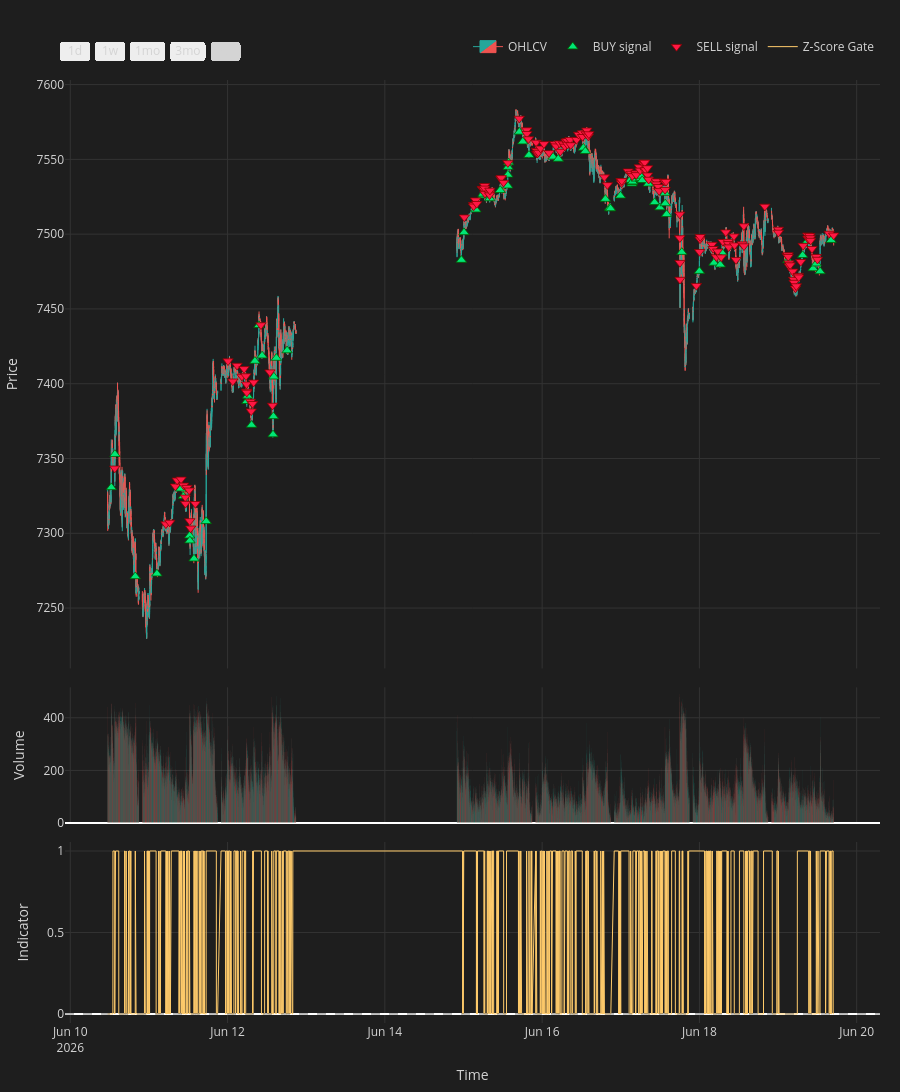

Notebook code for this chart:
### Code cell
from talib import EMA as talib_EMA
from Learn.labels import super_smoother
from plotly.subplots import make_subplots
import plotly.graph_objects as go

# ── Build chart dataframe ─────────────────────────────────────────────────────
df_chart = df[['Time', 'Open', 'High', 'Low', 'Close', 'Volume']].copy().tail(10_000).reset_index(drop=True)
sig_cols = ['Time', 'signal', 'pred_long', 'pred_short', 'pred_signed']
df_chart = df_chart.merge(df_gated[sig_cols], on='Time', how='left')
df_chart['signal'] = df_chart['signal'].fillna(0).astype(int)
# df_chart['regime'] = df_chart['regime'].fillna(0)

df_chart['z_score'] = (df_chart['Close'] - df_chart['Close'].rolling(100).mean()) / df_chart['Close'].rolling(100).std()
df_chart['z_score_binary'] = (df_chart['z_score'] > 0).astype(int)

# ── Compute regime EMA and slope (same as causal_market_regime internals) ──────
ma_period        = regime_params.get('ma_period', 21) if regime_params else 21
slope_smoothness = regime_params.get('slope_smoothness', 1) if regime_params else 1

ma_arr = talib_EMA(df_chart['Close'].values.astype(float), timeperiod=ma_period)
ma_s   = pd.Series(ma_arr, index=df_chart.index)
slope  = ma_s.diff() / ma_s
df_chart['regime_ma'] = ma_s
df_chart['slope_sm']  = super_smoother(slope, period=max(slope_smoothness, 2))

buy_bars  = df_chart[df_chart['signal'] ==  1]
sell_bars = df_chart[df_chart['signal'] == -1]

atr_series = df_chart['High'].rolling(14).mean() - df_chart['Low'].rolling(14).mean()
offset     = float(atr_series.mean()) * 0.5

vol_colors = np.where(df_chart['Close'] >= df_chart['Open'], '#26a69a', '#ef5350')

fig = make_subplots(rows=3, cols=1, shared_xaxes=True,
                    row_heights=[0.65, 0.15, 0.20], vertical_spacing=0.02)

# ── Row 1: Candlesticks ───────────────────────────────────────────────────────
fig.add_trace(go.Candlestick(
    x=df_chart['Time'], open=df_chart['Open'], high=df_chart['High'],
    low=df_chart['Low'], close=df_chart['Close'], name='OHLCV',
    increasing_line_color='#26a69a', decreasing_line_color='#ef5350',
    increasing_fillcolor='#26a69a', decreasing_fillcolor='#ef5350',
    line=dict(width=1), hoverinfo='skip'), row=1, col=1)

# ── Row 1: BUY / SELL signal markers ─────────────────────────────────────────
fig.add_trace(go.Scatter(
    x=buy_bars['Time'], y=buy_bars['Low'] - offset, mode='markers',
    marker=dict(symbol='triangle-up', size=9, color='#00e676',
                line=dict(color='darkgreen', width=0.8)),
    name='BUY signal', hoverinfo='skip'), row=1, col=1)

fig.add_trace(go.Scatter(
    x=sell_bars['Time'], y=sell_bars['High'] + offset, mode='markers',
    marker=dict(symbol='triangle-down', size=9, color='#ff1744',
                line=dict(color='darkred', width=0.8)),
    name='SELL signal', hoverinfo='skip'), row=1, col=1)

# ── Row 2: Volume ─────────────────────────────────────────────────────────────
fig.add_trace(go.Bar(x=df_chart['Time'], y=df_chart['Volume'],
    marker_color=vol_colors, marker_line_width=0,
    name='Volume', hoverinfo='skip', showlegend=False), row=2, col=1)

# ── Row 3: Z-Score ───────────────────────────────────────────────────────────
fig.add_trace(go.Scatter(
    x=df_chart['Time'], y=df_chart['z_score_binary'],
    mode='lines', line=dict(width=1, color='#ffcb6b'),
    name='Z-Score Gate', hoverinfo='skip',
), row=3, col=1)

fig.add_hline(y=0, line=dict(color='#555555', width=0.8, dash='dash'), row=3, col=1)

fig.update_layout(
    xaxis=dict(rangeslider=dict(visible=False),
               rangeselector=dict(buttons=[
                   dict(count=1, label='1d', step='day', stepmode='backward'),
                   dict(count=7, label='1w', step='day', stepmode='backward'),
                   dict(count=1, label='1mo', step='month', stepmode='backward'),
                   dict(count=3, label='3mo', step='month', stepmode='backward'),
                   dict(step='all', label='All'),
               ]), type='date'),
    xaxis3=dict(title='Time'),
    yaxis=dict(title='Price', fixedrange=False),
    yaxis2=dict(title='Volume', fixedrange=True),
    yaxis3=dict(title='Indicator', fixedrange=True),
    legend=dict(orientation='h', yanchor='bottom', y=1.02, xanchor='right', x=1),
    height=1300, margin=dict(l=60, r=20, t=80, b=60), hovermode=False,
    paper_bgcolor='#1e1e1e', plot_bgcolor='#1e1e1e', font=dict(color='#d4d4d4'),
    xaxis_gridcolor='#333', yaxis_gridcolor='#333',
    xaxis2_gridcolor='#333', yaxis2_gridcolor='#333',
    xaxis3_gridcolor='#333', yaxis3_gridcolor='#333',
)
fig.show()

### Figure 1 — Plotly figure (JSON) as saved in the notebook; plotly's stock layout.template omitted (floating-point values rounded to 4 significant figures; data arrays with more than 128 entries replaced by an {"elided": "..."} marker saying what was removed)
{"data": [{"close": {"elided": "9986 float values"}, "decreasing": {"fillcolor": "#ef5350", "line": {"color": "#ef5350"}}, "high": {"elided": "9986 float values"}, "hoverinfo": "skip", "increasing": {"fillcolor": "#26a69a", "line": {"color": "#26a69a"}}, "line": {"width": 1}, "low": {"elided": "9986 float values"}, "name": "OHLCV", "open": {"elided": "9986 float values"}, "type": "candlestick", "x": {"elided": "9986 str values"}, "xaxis": "x", "yaxis": "y"}, {"hoverinfo": "skip", "marker": {"color": "#00e676", "line": {"color": "darkgreen", "width": 0.8}, "size": 9, "symbol": "triangle-up"}, "mode": "markers", "name": "BUY signal", "type": "scatter", "x": ["2026-06-10T12:32:00.000000", "2026-06-10T13:37:00.000000", "2026-06-10T19:50:00.000000", "2026-06-11T02:26:00.000000", "2026-06-11T09:42:00.000000", "2026-06-11T10:30:00.000000", "2026-06-11T12:26:00.000000", "2026-06-11T12:30:00.000000", "2026-06-11T13:45:00.000000", "2026-06-11T17:29:00.000000", "2026-06-12T05:53:00.000000", "2026-06-12T06:08:00.000000", "2026-06-12T07:19:00.000000", "2026-06-12T08:21:00.000000", "2026-06-12T09:34:00.000000", "2026-06-12T10:32:00.000000", "2026-06-12T13:52:00.000000", "2026-06-12T14:00:00.000000", "2026-06-12T14:07:00.000000", "2026-06-12T14:54:00.000000", "2026-06-12T18:10:00.000000", "2026-06-14T23:22:00.000000", "2026-06-15T00:10:00.000000", "2026-06-15T03:47:00.000000", "2026-06-15T05:56:00.000000", "2026-06-15T05:57:00.000000", "2026-06-15T08:02:00.000000", "2026-06-15T11:12:00.000000", "2026-06-15T13:30:00.000000", "2026-06-15T13:32:00.000000", "2026-06-15T13:36:00.000000", "2026-06-15T13:48:00.000000", "2026-06-15T17:03:00.000000", "2026-06-15T18:05:00.000000", "2026-06-15T19:59:00.000000", "2026-06-16T03:19:00.000000", "2026-06-16T04:56:00.000000", "2026-06-16T12:34:00.000000", "2026-06-16T13:11:00.000000", "2026-06-16T19:19:00.000000", "2026-06-16T20:39:00.000000", "2026-06-16T20:40:00.000000", "2026-06-16T20:52:00.000000", "2026-06-16T23:54:00.000000", "2026-06-17T02:49:00.000000", "2026-06-17T03:24:00.000000", "2026-06-17T03:30:00.000000", "2026-06-17T03:34:00.000000", "2026-06-17T04:46:00.000000", "2026-06-17T05:34:00.000000", "2026-06-17T05:35:00.000000", "2026-06-17T06:01:00.000000", "2026-06-17T06:02:00.000000", "2026-06-17T06:33:00.000000", "2026-06-17T08:23:00.000000", "2026-06-17T10:20:00.000000", "2026-06-17T11:57:00.000000", "2026-06-17T13:29:00.000000", "2026-06-17T13:34:00.000000", "2026-06-17T14:00:00.000000", "2026-06-17T18:38:00.000000", "2026-06-18T00:00:00.000000", "2026-06-18T04:26:00.000000", "2026-06-18T06:22:00.000000", "2026-06-18T06:57:00.000000", "2026-06-19T03:00:00.000000", "2026-06-19T07:30:00.000000", "2026-06-19T09:00:00.000000", "2026-06-19T10:43:00.000000", "2026-06-19T11:41:00.000000", "2026-06-19T12:50:00.000000", "2026-06-19T16:12:00.000000"], "xaxis": "x", "y": [7331.0, 7353.0, 7271.0, 7273.0, 7330.0, 7325.0, 7298.0, 7295.0, 7283.0, 7308.0, 7388.0, 7392.0, 7372.0, 7415.0, 7439.0, 7419.0, 7366.0, 7378.0, 7405.0, 7417.0, 7422.0, 7483.0, 7501.0, 7516.0, 7526.0, 7527.0, 7524.0, 7529.0, 7532.0, 7540.0, 7545.0, 7548.0, 7568.0, 7562.0, 7553.0, 7552.0, 7550.0, 7558.0, 7555.0, 7523.0, 7517.0, 7518.0, 7517.0, 7526.0, 7536.0, 7534.0, 7535.0, 7535.0, 7537.0, 7539.0, 7540.0, 7537.0, 7539.0, 7536.0, 7534.0, 7521.0, 7518.0, 7527.0, 7520.0, 7513.0, 7488.0, 7475.0, 7481.0, 7480.0, 7487.0, 7483.0, 7486.0, 7495.0, 7477.0, 7480.0, 7475.0, 7496.0], "yaxis": "y"}, {"hoverinfo": "skip", "marker": {"color": "#ff1744", "line": {"color": "darkred", "width": 0.8}, "size": 9, "symbol": "triangle-down"}, "mode": "markers", "name": "SELL signal", "type": "scatter", "x": {"elided": "159 str values"}, "xaxis": "x", "y": {"elided": "159 float values"}, "yaxis": "y"}, {"hoverinfo": "skip", "marker": {"color": {"elided": "9986 str values"}, "line": {"width": 0}}, "name": "Volume", "showlegend": false, "type": "bar", "x": {"elided": "9986 str values"}, "xaxis": "x2", "y": {"elided": "9986 int values"}, "yaxis": "y2"}, {"hoverinfo": "skip", "line": {"color": "#ffcb6b", "width": 1}, "mode": "lines", "name": "Z-Score Gate", "type": "scatter", "x": {"elided": "9986 str values"}, "xaxis": "x3", "y": {"elided": "9986 int values"}, "yaxis": "y3"}], "layout": {"font": {"color": "#d4d4d4"}, "height": 1300, "hovermode": false, "legend": {"orientation": "h", "x": 1, "xanchor": "right", "y": 1.02, "yanchor": "bottom"}, "margin": {"b": 60, "l": 60, "r": 20, "t": 80}, "paper_bgcolor": "#1e1e1e", "plot_bgcolor": "#1e1e1e", "shapes": [{"line": {"color": "#555555", "dash": "dash", "width": 0.8}, "type": "line", "x0": 0, "x1": 1, "xref": "x3 domain", "y0": 0, "y1": 0, "yref": "y3"}], "xaxis": {"anchor": "y", "domain": [0, 1], "gridcolor": "#333", "matches": "x3", "rangeselector": {"buttons": [{"count": 1, "label": "1d", "step": "day", "stepmode": "backward"}, {"count": 7, "label": "1w", "step": "day", "stepmode": "backward"}, {"count": 1, "label": "1mo", "step": "month", "stepmode": "backward"}, {"count": 3, "label": "3mo", "step": "month", "stepmode": "backward"}, {"label": "All", "step": "all"}]}, "rangeslider": {"visible": false}, "showticklabels": false, "type": "date"}, "xaxis2": {"anchor": "y2", "domain": [0, 1], "gridcolor": "#333", "matches": "x3", "showticklabels": false}, "xaxis3": {"anchor": "y3", "domain": [0, 1], "gridcolor": "#333", "title": {"text": "Time"}}, "yaxis": {"anchor": "x", "domain": [0.376, 1], "fixedrange": false, "gridcolor": "#333", "title": {"text": "Price"}}, "yaxis2": {"anchor": "x2", "domain": [0.212, 0.356], "fixedrange": true, "gridcolor": "#333", "title": {"text": "Volume"}}, "yaxis3": {"anchor": "x3", "domain": [0, 0.192], "fixedrange": true, "gridcolor": "#333", "title": {"text": "Indicator"}}}}
